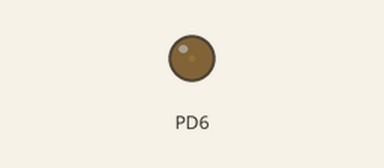
This program was run on a simulated ATmega328P, built with avr-gcc and emulated at 16 MHz. Shown: output pins drawn as LEDs (lit = HIGH).

Above: at 0.05 s.
At 2.3 s:
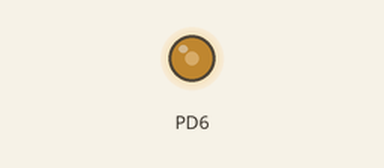
At 4.6 s:
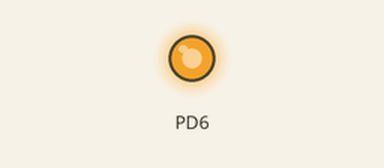
At 9.2 s:
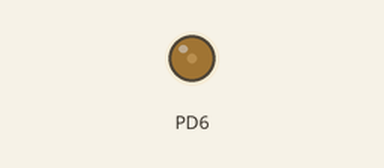
Timing chart, 0 to 13.3 s (numbered marks = the images above):
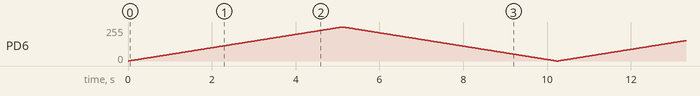

The program:

main.c
```c
#define F_CPU 16000000UL
#include <avr/io.h>
#include <util/delay.h>

int main(void)
{
	DDRD |= (1 << DDD6);  // PD6 (OC0A) as output

	// Fast PWM mode, non-inverting on OC0A
	TCCR0A |= (1 << WGM01) | (1 << WGM00);
	TCCR0A |= (1 << COM0A1);
	TCCR0B |= (1 << CS01) | (1 << CS00);   // Prescaler = 64

	while (1)
	{

		for (int i = 0; i < 256; i++)
		{
			OCR0A = i;       // Duty cycle changes from 0 ? 255
			_delay_ms(20);
		}


		for (int i = 255; i >= 0; i--)
		{
			OCR0A = i;       // Duty cycle changes from 255 ? 0
			_delay_ms(20);
		}
	}
}
```
